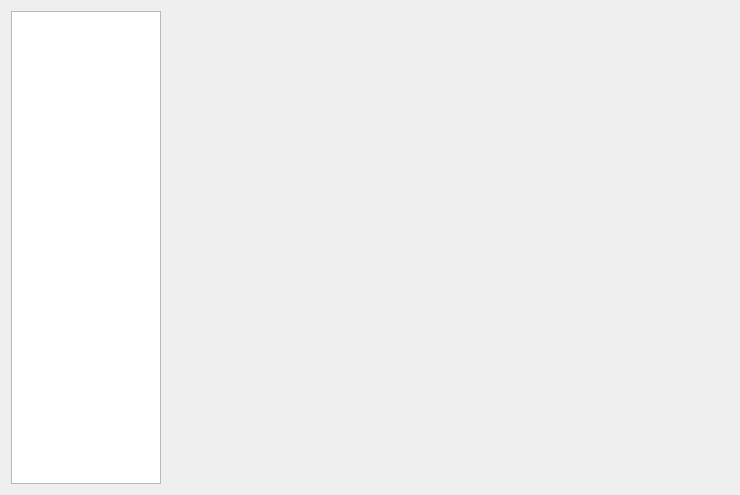
<?xml version="1.0" encoding="UTF-8"?>
<ui version="4.0">
 <class>Dialog</class>
 <widget class="QDialog" name="Dialog">
  <property name="geometry">
   <rect>
    <x>0</x>
    <y>0</y>
    <width>740</width>
    <height>495</height>
   </rect>
  </property>
  <property name="windowTitle">
   <string>Dialog</string>
  </property>
  <layout class="QGridLayout" name="gridLayout">
   <item row="0" column="1">
    <widget class="QStackedWidget" name="views">
     <property name="currentIndex">
      <number>0</number>
     </property>
     <widget class="QWidget" name="address"/>
     <widget class="QWidget" name="brand"/>
     <widget class="QWidget" name="vendor"/>
     <widget class="QWidget" name="manufacturer"/>
     <widget class="QWidget" name="department"/>
     <widget class="QWidget" name="weightUnit"/>
     <widget class="QWidget" name="priceUnit"/>
     <widget class="QWidget" name="product"/>
    </widget>
   </item>
   <item row="0" column="0">
    <widget class="QListWidget" name="selector">
     <property name="maximumSize">
      <size>
       <width>150</width>
       <height>16777215</height>
      </size>
     </property>
     <property name="tabKeyNavigation">
      <bool>true</bool>
     </property>
     <property name="alternatingRowColors">
      <bool>true</bool>
     </property>
     <property name="isWrapping" stdset="0">
      <bool>true</bool>
     </property>
     <property name="itemAlignment">
      <set>Qt::AlignHCenter|Qt::AlignLeading|Qt::AlignLeft</set>
     </property>
    </widget>
   </item>
  </layout>
 </widget>
 <resources/>
 <connections/>
</ui>
